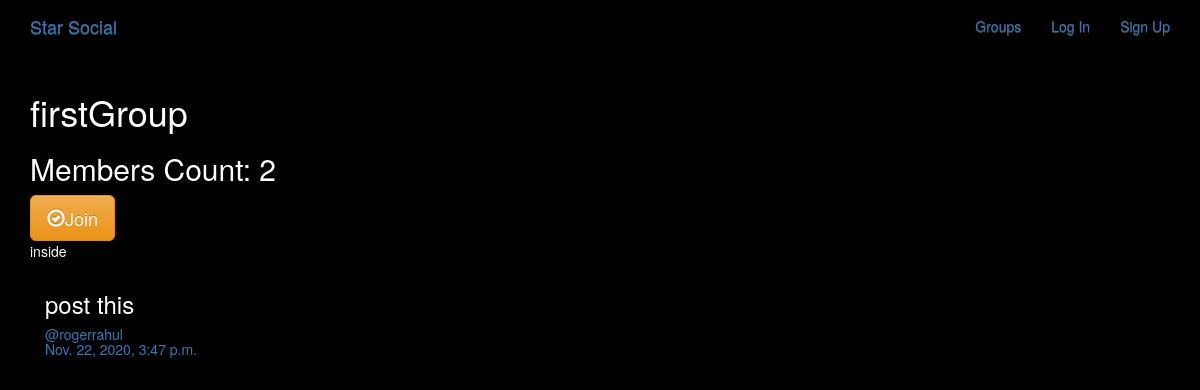
/groups/post/in/firstgroup/, run on the app's committed database.
### groups/models.py (models this page shows, shortened)
class Group(models.Model):
    name = models.CharField(max_length=255, unique=True)
    slug = models.SlugField(allow_unicode=True, unique=True)
    description = models.TextField(blank=True, default='')
    description_html = models.TextField(editable=False, default='', blank=True)
    members = models.ManyToManyField(User, through='GroupMember')

### posts/models.py (models this page shows, shortened)
class Post(models.Model):
    user = models.ForeignKey(
        User, on_delete=models.CASCADE, related_name='posts')
    created_at = models.DateTimeField(auto_now=True)
    message = models.TextField()
    message_html = models.SlugField(editable=False)
    group = models.ForeignKey(
        Group, on_delete=models.CASCADE, related_name='posts', null=True, blank=True)
    class Meta:
        ordering = ['-created_at']
        unique_together = ('user', 'message')

### groups/views.py (the view)
# urls.py: path('post/in/<slug>/', views.SingleGroup.as_view(), name='single'),
class SingleGroup(generic.DetailView):
    model = Group

### groups/templates/groups/group_detail.html
{% extends 'groups/group_base.html' %}
{% block pre_group %}
<h1>{{ group.name }}</h1>
<h2>Members Count: {{ group.members.count }}</h2>
<div class="content">
    {% if user in group.members.all %}
    <a href="{% url 'groups:leave' slug=group.slug %}" class="btn btn-lg btn-warning">
        <span class="glyphicon glyphicon-remove-circle"></span>Leave</a>
    {% else %}
    <a href="{% url 'groups:join' slug=group.slug %}" class="btn btn-lg btn-warning">
        <span class="glyphicon glyphicon-ok-circle"></span>Join</a>
    {% endif %}
</div>
<p>inside</p>
{% endblock pre_group %}
{% block group_content %}
<div class="col-md-8">
    {% if group.posts.count == 0 %}
    <h2>No post in this group</h2>
    {% else %}
    {% for post in group.posts.all %}
    {% include "posts/_post.html" %}
    {% endfor %}
    {% endif %}
</div>
{% endblock %}

### posts/templates/posts/_post.html (shortened to what this page needs)
<div class="post media">
    <h3>{{post.message_html|safe}}</h3>
    <div class="media-body">
        <h5 class="media-heading">
            <span class="username">
                <a href="{% url 'posts:for_user' username=post.user.username %}">@{{post.user.username}}</a>
            </span><br>
            <time class="time">
                <a href="{% url 'posts:single' username=post.user.username pk=post.pk %}">{{post.created_at}}</a>
            </time>
        </h5>
    </div>
</div>

### static/simplesocial/css/master.css (style rules this page uses)
body { margin: 0; overflow: hidden; background-color: black; color:white; }

### data on the page
Group: name "firstGroup", members.count "2"
Post: message_html "post this", user.username "rogerrahul", created_at "Nov. 22, 2020, 3:47 p.m."
